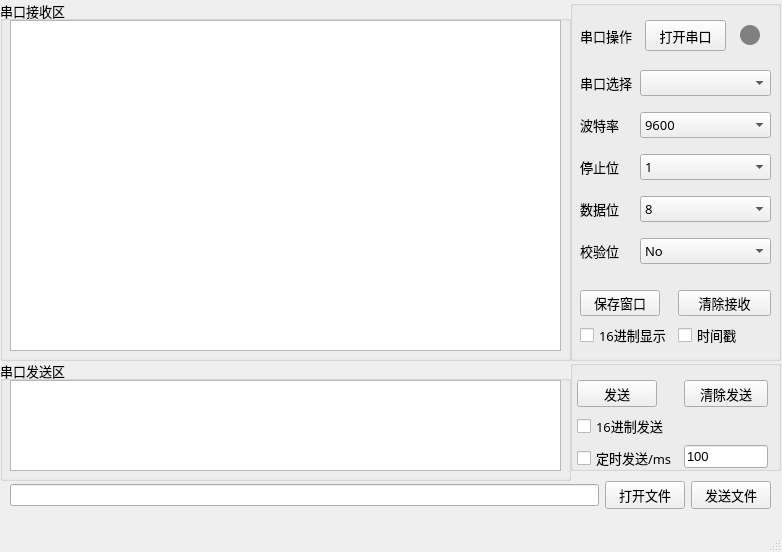
<?xml version="1.0" encoding="UTF-8"?>
<ui version="4.0">
 <class>MainWindow</class>
 <widget class="QMainWindow" name="MainWindow">
  <property name="geometry">
   <rect>
    <x>0</x>
    <y>0</y>
    <width>782</width>
    <height>552</height>
   </rect>
  </property>
  <property name="windowTitle">
   <string>串口调试助手V1.0</string>
  </property>
  <widget class="QWidget" name="centralwidget">
   <widget class="QGroupBox" name="groupBox">
    <property name="geometry">
     <rect>
      <x>0</x>
      <y>0</y>
      <width>571</width>
      <height>361</height>
     </rect>
    </property>
    <property name="font">
     <font>
      <pointsize>10</pointsize>
     </font>
    </property>
    <property name="title">
     <string>串口接收区</string>
    </property>
    <property name="flat">
     <bool>false</bool>
    </property>
    <property name="checkable">
     <bool>false</bool>
    </property>
    <widget class="QTextBrowser" name="textBrowser_receive">
     <property name="geometry">
      <rect>
       <x>10</x>
       <y>20</y>
       <width>551</width>
       <height>331</height>
      </rect>
     </property>
     <property name="openLinks">
      <bool>true</bool>
     </property>
    </widget>
   </widget>
   <widget class="QGroupBox" name="groupBox_2">
    <property name="geometry">
     <rect>
      <x>570</x>
      <y>0</y>
      <width>211</width>
      <height>361</height>
     </rect>
    </property>
    <property name="font">
     <font>
      <family>微软雅黑</family>
      <pointsize>10</pointsize>
      <weight>50</weight>
      <bold>false</bold>
     </font>
    </property>
    <property name="title">
     <string/>
    </property>
    <widget class="QLabel" name="label_serial_operation">
     <property name="geometry">
      <rect>
       <x>10</x>
       <y>20</y>
       <width>54</width>
       <height>31</height>
      </rect>
     </property>
     <property name="text">
      <string>串口操作</string>
     </property>
    </widget>
    <widget class="QPushButton" name="pushButton_open_close">
     <property name="geometry">
      <rect>
       <x>75</x>
       <y>20</y>
       <width>81</width>
       <height>31</height>
      </rect>
     </property>
     <property name="font">
      <font>
       <pointsize>10</pointsize>
      </font>
     </property>
     <property name="text">
      <string>打开串口</string>
     </property>
    </widget>
    <widget class="QLabel" name="label_status">
     <property name="geometry">
      <rect>
       <x>170</x>
       <y>25</y>
       <width>20</width>
       <height>20</height>
      </rect>
     </property>
     <property name="styleSheet">
      <string notr="true">#label_status{
	border-radius: 10px;
	background-color:gray ;
}
#label_status[isOn=&quot;true&quot;]{
background-color: green;
}</string>
     </property>
     <property name="text">
      <string/>
     </property>
     <property name="isOn" stdset="0">
      <bool>false</bool>
     </property>
    </widget>
    <widget class="QWidget" name="formLayoutWidget">
     <property name="geometry">
      <rect>
       <x>10</x>
       <y>70</y>
       <width>191</width>
       <height>201</height>
      </rect>
     </property>
     <layout class="QFormLayout" name="formLayout">
      <property name="horizontalSpacing">
       <number>8</number>
      </property>
      <property name="verticalSpacing">
       <number>16</number>
      </property>
      <item row="0" column="0">
       <widget class="QLabel" name="label_serial_select">
        <property name="text">
         <string>串口选择</string>
        </property>
       </widget>
      </item>
      <item row="0" column="1">
       <widget class="QComboBox" name="comboBox_port">
        <property name="font">
         <font>
          <pointsize>10</pointsize>
         </font>
        </property>
        <property name="currentText">
         <string/>
        </property>
       </widget>
      </item>
      <item row="1" column="0">
       <widget class="QLabel" name="label_serial_baud">
        <property name="text">
         <string>波特率</string>
        </property>
       </widget>
      </item>
      <item row="1" column="1">
       <widget class="QComboBox" name="comboBox_baud">
        <property name="font">
         <font>
          <pointsize>10</pointsize>
         </font>
        </property>
        <property name="currentText">
         <string>9600</string>
        </property>
        <property name="currentIndex">
         <number>1</number>
        </property>
        <item>
         <property name="text">
          <string>4800</string>
         </property>
        </item>
        <item>
         <property name="text">
          <string>9600</string>
         </property>
        </item>
        <item>
         <property name="text">
          <string>12400</string>
         </property>
        </item>
        <item>
         <property name="text">
          <string>19200</string>
         </property>
        </item>
        <item>
         <property name="text">
          <string>38400</string>
         </property>
        </item>
        <item>
         <property name="text">
          <string>57600</string>
         </property>
        </item>
        <item>
         <property name="text">
          <string>115200</string>
         </property>
        </item>
       </widget>
      </item>
      <item row="2" column="0">
       <widget class="QLabel" name="label_serial_stop">
        <property name="text">
         <string>停止位</string>
        </property>
       </widget>
      </item>
      <item row="2" column="1">
       <widget class="QComboBox" name="comboBox_stop">
        <property name="font">
         <font>
          <pointsize>10</pointsize>
         </font>
        </property>
        <property name="currentIndex">
         <number>0</number>
        </property>
        <item>
         <property name="text">
          <string>1</string>
         </property>
        </item>
        <item>
         <property name="text">
          <string>1.5</string>
         </property>
        </item>
        <item>
         <property name="text">
          <string>2</string>
         </property>
        </item>
       </widget>
      </item>
      <item row="3" column="0">
       <widget class="QLabel" name="label_serial_data">
        <property name="text">
         <string>数据位</string>
        </property>
       </widget>
      </item>
      <item row="3" column="1">
       <widget class="QComboBox" name="comboBox_data">
        <property name="font">
         <font>
          <pointsize>10</pointsize>
         </font>
        </property>
        <property name="currentIndex">
         <number>3</number>
        </property>
        <item>
         <property name="text">
          <string>5</string>
         </property>
        </item>
        <item>
         <property name="text">
          <string>6</string>
         </property>
        </item>
        <item>
         <property name="text">
          <string>7</string>
         </property>
        </item>
        <item>
         <property name="text">
          <string>8</string>
         </property>
        </item>
       </widget>
      </item>
      <item row="4" column="0">
       <widget class="QLabel" name="label_serial_parity">
        <property name="text">
         <string>校验位</string>
        </property>
       </widget>
      </item>
      <item row="4" column="1">
       <widget class="QComboBox" name="comboBox_partial">
        <property name="font">
         <font>
          <pointsize>10</pointsize>
         </font>
        </property>
        <property name="currentIndex">
         <number>0</number>
        </property>
        <item>
         <property name="text">
          <string>No</string>
         </property>
        </item>
        <item>
         <property name="text">
          <string>Odd</string>
         </property>
        </item>
        <item>
         <property name="text">
          <string>Even</string>
         </property>
        </item>
       </widget>
      </item>
     </layout>
    </widget>
    <widget class="QWidget" name="formLayoutWidget_2">
     <property name="geometry">
      <rect>
       <x>10</x>
       <y>290</y>
       <width>191</width>
       <height>58</height>
      </rect>
     </property>
     <layout class="QFormLayout" name="formLayout_2">
      <item row="0" column="0">
       <widget class="QPushButton" name="pushButton_save">
        <property name="font">
         <font>
          <pointsize>10</pointsize>
         </font>
        </property>
        <property name="text">
         <string>保存窗口</string>
        </property>
       </widget>
      </item>
      <item row="0" column="1">
       <widget class="QPushButton" name="pushButton_clean_rcv">
        <property name="font">
         <font>
          <pointsize>10</pointsize>
         </font>
        </property>
        <property name="text">
         <string>清除接收</string>
        </property>
       </widget>
      </item>
      <item row="1" column="0">
       <widget class="QCheckBox" name="checkBox_display">
        <property name="font">
         <font>
          <pointsize>10</pointsize>
         </font>
        </property>
        <property name="text">
         <string>16进制显示</string>
        </property>
       </widget>
      </item>
      <item row="1" column="1">
       <widget class="QCheckBox" name="checkBox_timestamp">
        <property name="font">
         <font>
          <pointsize>10</pointsize>
         </font>
        </property>
        <property name="text">
         <string>时间戳</string>
        </property>
       </widget>
      </item>
     </layout>
    </widget>
   </widget>
   <widget class="QGroupBox" name="groupBox_3">
    <property name="geometry">
     <rect>
      <x>0</x>
      <y>360</y>
      <width>571</width>
      <height>121</height>
     </rect>
    </property>
    <property name="font">
     <font>
      <pointsize>10</pointsize>
     </font>
    </property>
    <property name="title">
     <string>串口发送区</string>
    </property>
    <widget class="QPlainTextEdit" name="plainTextEdit_send">
     <property name="geometry">
      <rect>
       <x>10</x>
       <y>20</y>
       <width>551</width>
       <height>91</height>
      </rect>
     </property>
    </widget>
   </widget>
   <widget class="QGroupBox" name="groupBox_4">
    <property name="geometry">
     <rect>
      <x>570</x>
      <y>360</y>
      <width>211</width>
      <height>111</height>
     </rect>
    </property>
    <property name="title">
     <string/>
    </property>
    <widget class="QWidget" name="formLayoutWidget_4">
     <property name="geometry">
      <rect>
       <x>7</x>
       <y>20</y>
       <width>191</width>
       <height>91</height>
      </rect>
     </property>
     <layout class="QFormLayout" name="formLayout_4">
      <item row="0" column="0">
       <widget class="QPushButton" name="pushButton_send">
        <property name="font">
         <font>
          <family>微软雅黑</family>
          <pointsize>10</pointsize>
         </font>
        </property>
        <property name="text">
         <string>发送</string>
        </property>
       </widget>
      </item>
      <item row="3" column="0">
       <widget class="QCheckBox" name="checkBox_send_peroidically">
        <property name="font">
         <font>
          <family>微软雅黑</family>
          <pointsize>10</pointsize>
         </font>
        </property>
        <property name="text">
         <string>定时发送/ms</string>
        </property>
       </widget>
      </item>
      <item row="3" column="1">
       <widget class="QLineEdit" name="lineEdit_timer_value">
        <property name="enabled">
         <bool>true</bool>
        </property>
        <property name="font">
         <font>
          <pointsize>10</pointsize>
         </font>
        </property>
        <property name="text">
         <string>100</string>
        </property>
       </widget>
      </item>
      <item row="0" column="1">
       <widget class="QPushButton" name="pushButton_clean_send">
        <property name="font">
         <font>
          <family>微软雅黑</family>
          <pointsize>10</pointsize>
         </font>
        </property>
        <property name="text">
         <string>清除发送</string>
        </property>
       </widget>
      </item>
      <item row="2" column="0">
       <widget class="QCheckBox" name="checkBox_hex_send">
        <property name="font">
         <font>
          <family>微软雅黑</family>
          <pointsize>10</pointsize>
         </font>
        </property>
        <property name="text">
         <string>16进制发送</string>
        </property>
       </widget>
      </item>
     </layout>
    </widget>
   </widget>
   <widget class="QWidget" name="horizontalLayoutWidget">
    <property name="geometry">
     <rect>
      <x>10</x>
      <y>480</y>
      <width>761</width>
      <height>31</height>
     </rect>
    </property>
    <layout class="QHBoxLayout" name="horizontalLayout">
     <item>
      <widget class="QLineEdit" name="lineEdit_filename"/>
     </item>
     <item>
      <widget class="QPushButton" name="pushButton_openfile">
       <property name="sizePolicy">
        <sizepolicy hsizetype="Preferred" vsizetype="Fixed">
         <horstretch>0</horstretch>
         <verstretch>0</verstretch>
        </sizepolicy>
       </property>
       <property name="font">
        <font>
         <family>微软雅黑</family>
         <pointsize>10</pointsize>
        </font>
       </property>
       <property name="text">
        <string>打开文件</string>
       </property>
      </widget>
     </item>
     <item>
      <widget class="QPushButton" name="pushButton_sendfile">
       <property name="font">
        <font>
         <family>微软雅黑</family>
         <pointsize>10</pointsize>
        </font>
       </property>
       <property name="text">
        <string>发送文件</string>
       </property>
      </widget>
     </item>
    </layout>
   </widget>
  </widget>
  <widget class="QMenuBar" name="menubar">
   <property name="geometry">
    <rect>
     <x>0</x>
     <y>0</y>
     <width>782</width>
     <height>21</height>
    </rect>
   </property>
  </widget>
  <widget class="QStatusBar" name="statusbar"/>
 </widget>
 <resources/>
 <connections/>
</ui>
